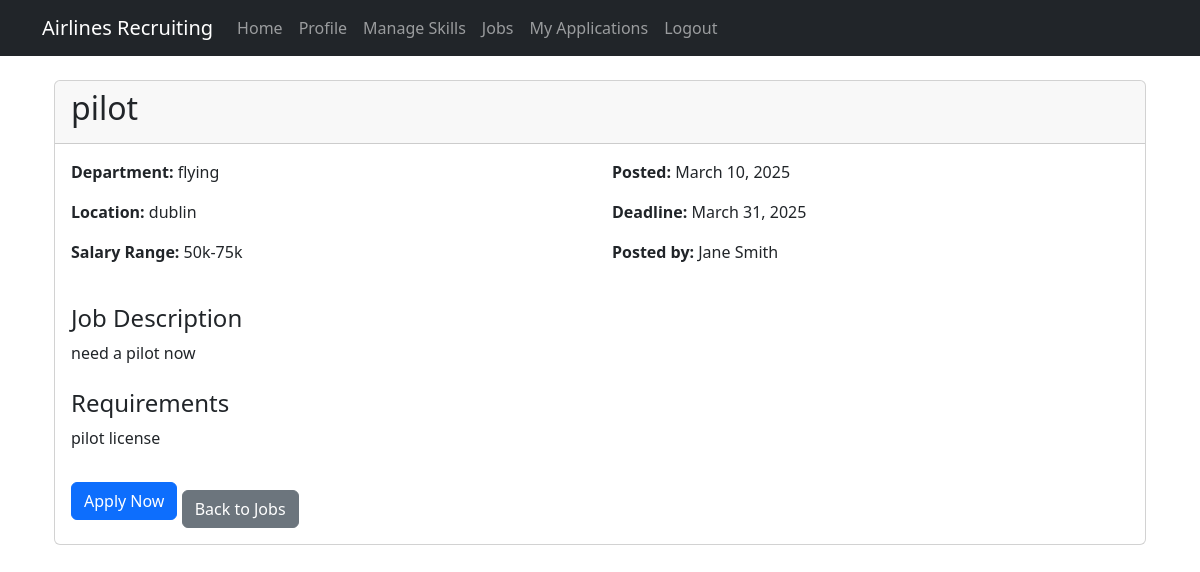
The page /jobs/1/ (signed in) on the database its author committed.
### home/models.py (models this page shows, shortened)
class JobPosting(models.Model):
    title = models.CharField(max_length=100)
    department = models.CharField(max_length=100, null=True, blank=True)
    location = models.CharField(max_length=100, null=True, blank=True)
    description = models.TextField(null=True, blank=True)
    requirements = models.TextField(null=True, blank=True)
    salary_range = models.CharField(max_length=50, blank=True, null=True)
    posted_by = models.ForeignKey(User, on_delete=models.CASCADE, related_name='job_postings', null=True)
    posted_date = models.DateTimeField(auto_now_add=True)
    deadline = models.DateTimeField(null=True, blank=True)
    is_active = models.BooleanField(default=True)

class User(AbstractUser):
    RECRUITER = 'recruiter'
    CANDIDATE = 'candidate'
    DEPARTMENT_MANAGER = 'department_manager'
    HR_COORDINATOR = 'hr_coordinator'
    ROLE_CHOICES = [
        (RECRUITER, 'Recruiter'),
        (CANDIDATE, 'Candidate'),
        (DEPARTMENT_MANAGER, 'Department Manager'),
        (HR_COORDINATOR, 'HR Coordinator'),
    ]
    role = models.CharField(max_length=20, choices=ROLE_CHOICES, default=CANDIDATE)
    phone_number = models.CharField(max_length=15, blank=True, null=True)

### home/views.py (the view)
# urls.py: path('jobs/<int:job_id>/', views.job_detail, name='job_detail'),
@login_required
def job_detail(request, job_id):
    job = get_object_or_404(JobPosting, pk=job_id)
    has_applied = False
    if request.user.role == 'candidate':
        try:
            candidate = Candidate.objects.get(user=request.user)
            has_applied = JobApplication.objects.filter(job=job, candidate=candidate).exists()
        except Candidate.DoesNotExist:
            pass
    return render(request, 'job_detail.html', {
        'job': job,
        'has_applied': has_applied
    })

### home/templates/job_detail.html
{% extends "base.html" %} {% block content %}
<div class="container mt-4">
  <div class="card">
    <div class="card-header">
      <h2>{{ job.title }}</h2>
    </div>
    <div class="card-body">
      <div class="row mb-4">
        <div class="col-md-6">
          <p><strong>Department:</strong> {{ job.department }}</p>
          <p><strong>Location:</strong> {{ job.location }}</p>
          {% if job.salary_range %}
          <p><strong>Salary Range:</strong> {{ job.salary_range }}</p>
          {% endif %}
        </div>
        <div class="col-md-6">
          <p><strong>Posted:</strong> {{ job.posted_date|date:"F d, Y" }}</p>
          <p><strong>Deadline:</strong> {{ job.deadline|date:"F d, Y" }}</p>
          <p><strong>Posted by:</strong> {{ job.posted_by.get_full_name }}</p>
        </div>
      </div>
      <h4>Job Description</h4>
      <div class="mb-4">{{ job.description|linebreaks }}</div>
      <h4>Requirements</h4>
      <div class="mb-4">{{ job.requirements|linebreaks }}</div>
      {% if user.role == 'candidate' %} {% if has_applied %}
      <div class="alert alert-info">
        You have already applied for this position.
      </div>
      {% else %}
      <a href="{% url 'apply_for_job' job.id %}" class="btn btn-primary"
        >Apply Now</a
      >
      {% endif %} {% endif %}
      <a href="{% url 'job_list' %}" class="btn btn-secondary mt-3"
        >Back to Jobs</a
      >
    </div>
  </div>
</div>
{% endblock %}

### rows shown on the page
JobPosting: title "pilot", department "flying", location "dublin", salary_range "50k-75k", posted_date "March 10, 2025", deadline "March 31, 2025", posted_by.get_full_name "Jane Smith", description "need a pilot now", requirements "pilot license"
